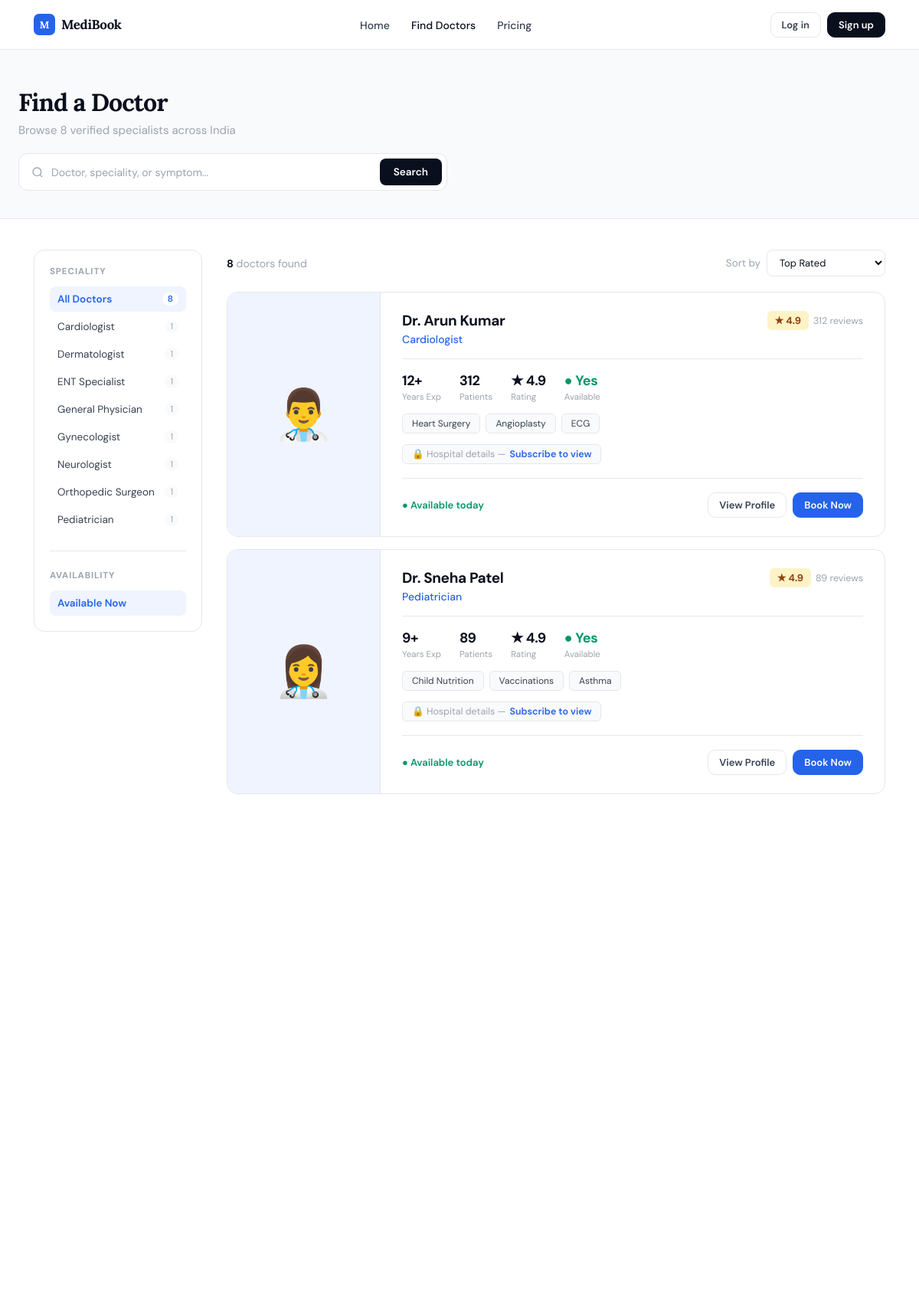
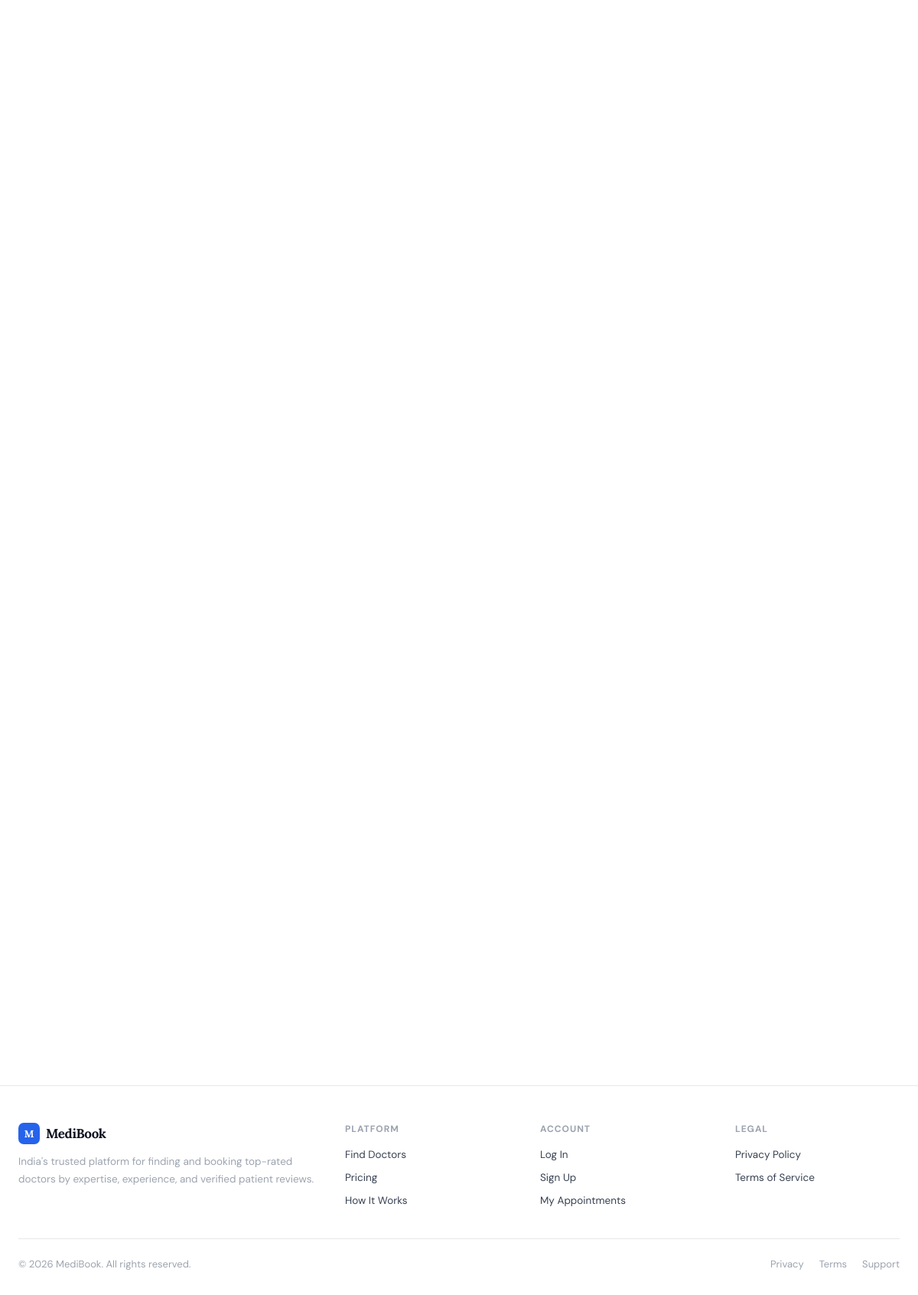
The app's page /doctors.php with its own data (2 pictures, top to bottom).
### tables this page shows
CREATE TABLE doctors (
    id              INT AUTO_INCREMENT PRIMARY KEY,
    name            VARCHAR(100)        NOT NULL,
    speciality      VARCHAR(100)        NOT NULL,
    experience      INT                 NOT NULL,
    rating          DECIMAL(2,1)        DEFAULT 0.0,
    review_count    INT                 DEFAULT 0,
    expertise       TEXT                DEFAULT NULL,
    about           TEXT                DEFAULT NULL,
    hospital_id     INT                 DEFAULT NULL,
    phone           VARCHAR(15)         DEFAULT NULL,
    email           VARCHAR(150)        DEFAULT NULL,
    available       TINYINT(1)          DEFAULT 1,
    created_at      DATETIME            DEFAULT CURRENT_TIMESTAMP,
    FOREIGN KEY (hospital_id) REFERENCES hospitals(id) ON DELETE SET NULL
);

### doctors.php (the view, shortened to what this page needs)
<?php
include 'config/db.php';
$is_subscribed = isset($_SESSION['is_subscribed']) && $_SESSION['is_subscribed'] == 1;
$search     = isset($_GET['search'])     ? trim($_GET['search'])     : '';
$speciality = isset($_GET['speciality']) ? trim($_GET['speciality']) : '';
$sort       = isset($_GET['sort'])       ? trim($_GET['sort'])       : 'rating';
$where = "WHERE 1=1";
$order = "d.rating DESC";
$doctors = mysqli_query($conn, "
    SELECT d.*, h.name AS hospital_name, h.city
    FROM doctors d
    LEFT JOIN hospitals h ON d.hospital_id = h.id
    $where
    ORDER BY $order
");
$total = mysqli_num_rows($doctors);
$specs = mysqli_query($conn, "SELECT DISTINCT speciality FROM doctors ORDER BY speciality ASC");
$avatars = ['👨‍⚕️','👩‍⚕️','🧑‍⚕️','👨‍⚕️','👩‍⚕️','🧑‍⚕️','👨‍⚕️','👩‍⚕️'];
?>
<!DOCTYPE html>
<html lang="en">
<head>
    <link rel="stylesheet" href="/medibook/assets/css/style.css">
</head>
<body>
<?php include 'includes/navbar.php'; ?>
<main>
<div class="page-header">
    <div class="page-header-inner">
        <h1>Find a Doctor</h1>
        <p>Browse <?= $total ?> verified specialists across India</p>
        <form method="GET" action="doctors.php">
            <div class="search-wrap">
                <div class="search-field">
                    <svg width="16" height="16" fill="none" stroke="currentColor" stroke-width="2" viewBox="0 0 24 24">
                        <circle cx="11" cy="11" r="8"/><path d="m21 21-4.35-4.35"/>
                    </svg>
                    <input type="text" name="search" class="search-input"
                        placeholder="Doctor, speciality, or symptom..."
                        value="<?= htmlspecialchars($search) ?>">
                </div>
                <button type="submit" class="search-btn">Search</button>
            </div>
        </form>
    </div>
</div>
<div class="doctors-layout">
    <aside class="sidebar">
        <div class="filter-box">
            <p class="filter-title">Speciality</p>
            <div class="filter-list">
                <a href="doctors.php?search=<?= urlencode($search) ?>&sort=<?= $sort ?>"
                   class="filter-item <?= $speciality === '' ? 'active' : '' ?>">
                    All Doctors
                    <span class="filter-count"><?= mysqli_num_rows(mysqli_query($conn, "SELECT id FROM doctors")) ?></span>
                </a>
                <?php while ($spec = mysqli_fetch_assoc($specs)):
                    $spec_name  = $spec['speciality'];
                    $spec_count = mysqli_num_rows(mysqli_query($conn, "SELECT id FROM doctors WHERE speciality = '" . mysqli_real_escape_string($conn, $spec_name) . "'"));
                ?>
                <a href="doctors.php?speciality=<?= urlencode($spec_name) ?>&search=<?= urlencode($search) ?>&sort=<?= $sort ?>"
                   class="filter-item <?= $speciality === $spec_name ? 'active' : '' ?>">
                    <?= htmlspecialchars($spec_name) ?>
                    <span class="filter-count"><?= $spec_count ?></span>
                </a>
                <?php endwhile; ?>
            </div>
            <div class="divider"></div>
            <p class="filter-title">Availability</p>
            <div class="filter-list">
                <a href="doctors.php?search=<?= urlencode($search) ?>&sort=<?= $sort ?>" class="filter-item active">
                    Available Now
                </a>
            </div>
        </div>
    </aside>
    <div>
        <div class="results-header">
            <p class="results-count">
                <strong><?= $total ?></strong> doctor<?= $total !== 1 ? 's' : '' ?> found
            </p>
            <form method="GET" class="sort-wrap">
                <span>Sort by</span>
                <select name="sort" class="sort-select" onchange="this.form.submit()">
                    <option value="rating"     <?= $sort === 'rating'     ? 'selected' : '' ?>>Top Rated</option>
                </select>
            </form>
        </div>
        <?php if ($total === 0): ?>
        <div class="empty-state">
            <div style="font-size:48px">🔍</div>
            <h3>No doctors found</h3>
            <p>Try a different search term or browse all specialities.</p>
            <a href="doctors.php" class="btn btn-ghost" style="margin-top:20px;display:inline-flex;">Clear filters</a>
        </div>
        <?php else:
            $i = 0;
            while ($doc = mysqli_fetch_assoc($doctors)):
                $tags = array_map('trim', explode(',', $doc['expertise'] ?? ''));
        ?>
        <div class="doc-card fade" style="transition-delay:<?= $i * 0.05 ?>s">
            <div class="doc-card-img-col">
                <?php if (!empty($doc['image'])): ?>
                <img src="/medibook/assets/images/<?= htmlspecialchars($doc['image']) ?>"
                     alt="<?= htmlspecialchars($doc['name']) ?>">
                <?php else: ?>
                <div class="doc-card-img-placeholder"><?= $avatars[$i % count($avatars)] ?></div>
                <?php endif; ?>
            </div>
            <div class="doc-card-content">
                <div class="doc-card-top">
                    <div class="doc-card-header">
                        <div>
                            <div class="doc-card-name"><?= htmlspecialchars($doc['name']) ?></div>
                            <div class="doc-card-spec"><?= htmlspecialchars($doc['speciality']) ?></div>
                        </div>
                        <div class="doc-card-rating">
                            <span class="rating-badge">★ <?= $doc['rating'] ?></span>
                            <span class="review-count"><?= number_format($doc['review_count']) ?> reviews</span>
                        </div>
                    </div>
                    <div class="doc-card-stats">
                        <div class="doc-stat">
                            <div class="doc-stat-num"><?= $doc['experience'] ?>+</div>
                            <div class="doc-stat-lbl">Years Exp</div>
                        </div>
                        <div class="doc-stat">
                            <div class="doc-stat-num"><?= number_format($doc['review_count']) ?></div>
                            <div class="doc-stat-lbl">Patients</div>
                        </div>
                        <div class="doc-stat">
                            <div class="doc-stat-num">★ <?= $doc['rating'] ?></div>
                            <div class="doc-stat-lbl">Rating</div>
                        </div>
                        <div class="doc-stat">
                            <?php if ($doc['available']): ?>
                            <div class="doc-stat-num" style="color:var(--green);">●&nbsp;Yes</div>
                            <?php else: ?>
                            <div class="doc-stat-num" style="color:var(--muted);">●&nbsp;No</div>
                            <?php endif; ?>
                            <div class="doc-stat-lbl">Available</div>
                        </div>
                    </div>
                    <div class="doc-tags">
                        <?php foreach (array_slice($tags, 0, 4) as $tag): ?>
                        <span class="doc-tag"><?= htmlspecialchars($tag) ?></span>
                        <?php endforeach; ?>
                    </div>
                    <div style="margin-top:14px;">
                        <?php if ($is_subscribed): ?>
                        <div class="doc-hospital">
                            🏥 <?= htmlspecialchars($doc['hospital_name'] ?? '—') ?>, <?= htmlspecialchars($doc['city'] ?? '') ?>
                        </div>
                        <?php else: ?>
                        <div class="doc-hospital-locked">
                            🔒 Hospital details — <a href="/medibook/subscribe.php" style="color:var(--blue);font-weight:600;">Subscribe to view</a>
                        </div>
                        <?php endif; ?>
                    </div>
                </div>
                <div class="doc-card-footer">
                    <div style="font-size:13px;color:var(--muted);">
                        <?php if ($doc['available']): ?>
                        <span style="color:var(--green);font-weight:600;">● Available today</span>
                        <?php else: ?>
                        <span style="color:var(--muted);">Unavailable</span>
                        <?php endif; ?>
                    </div>
                    <div style="display:flex;gap:8px;">
                        <a href="/medibook/doctor-profile.php?id=<?= $doc['id'] ?>" class="btn btn-ghost btn-sm">View Profile</a>
                        <a href="/medibook/doctor-profile.php?id=<?= $doc['id'] ?>" class="btn btn-blue btn-sm">Book Now</a>
                    </div>
                </div>
            </div>
        </div>
        <?php $i++; endwhile; endif; ?>
    </div>
</div>
</main>
<?php include 'includes/footer.php'; ?>
</body>
</html>

### records on screen
doctors: avatars "👨‍⚕️", name "Dr. Arun Kumar", speciality "Cardiologist", rating "4.9", review_count "312", experience "12", available "● Yes", expertise "Heart Surgery", expertise "Angioplasty", expertise "ECG"
doctors: avatars "👩‍⚕️", name "Dr. Sneha Patel", speciality "Pediatrician", rating "4.9", review_count "89", experience "9", available "● Yes", expertise "Child Nutrition", expertise "Vaccinations", expertise "Asthma"

### other values on screen
$total "8"
mysqli_num_rows(mysqli_query($conn, "SELECT id FROM doctors")) "8"
$spec_name "Cardiologist"
$spec_count "1"
$spec_name "Dermatologist"
$spec_name "ENT Specialist"
$spec_name "General Physician"
$spec_name "Gynecologist"
$spec_name "Neurologist"
$spec_name "Orthopedic Surgeon"
$spec_name "Pediatrician"
